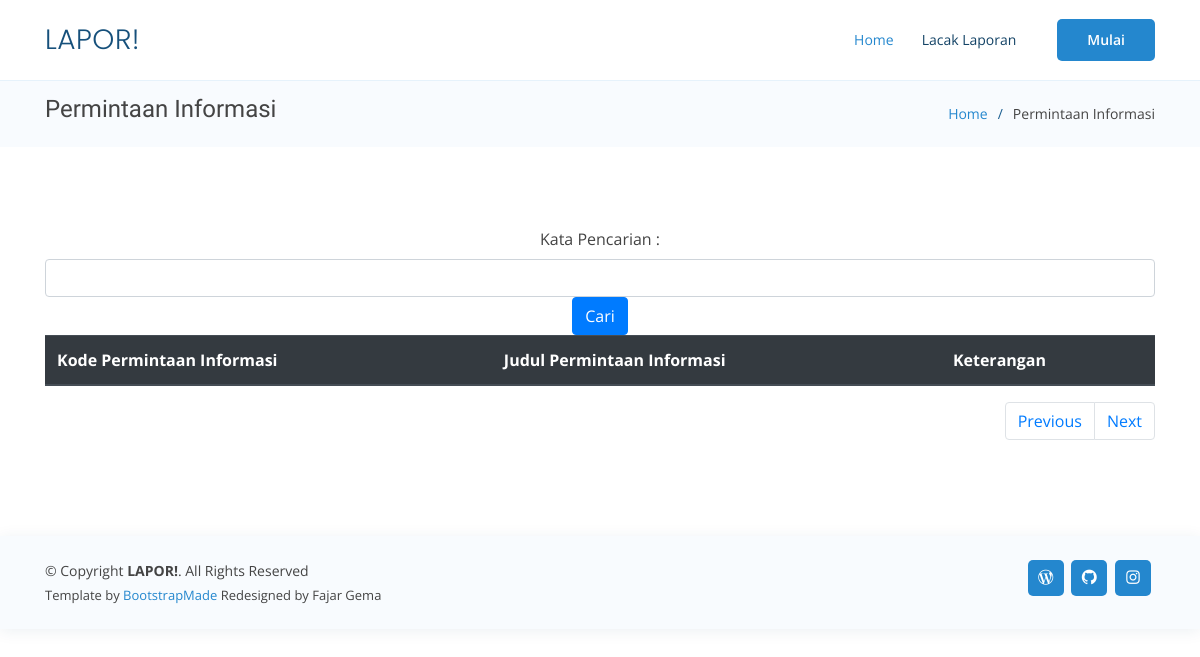
The app's page /cari-informasi.php, older data.
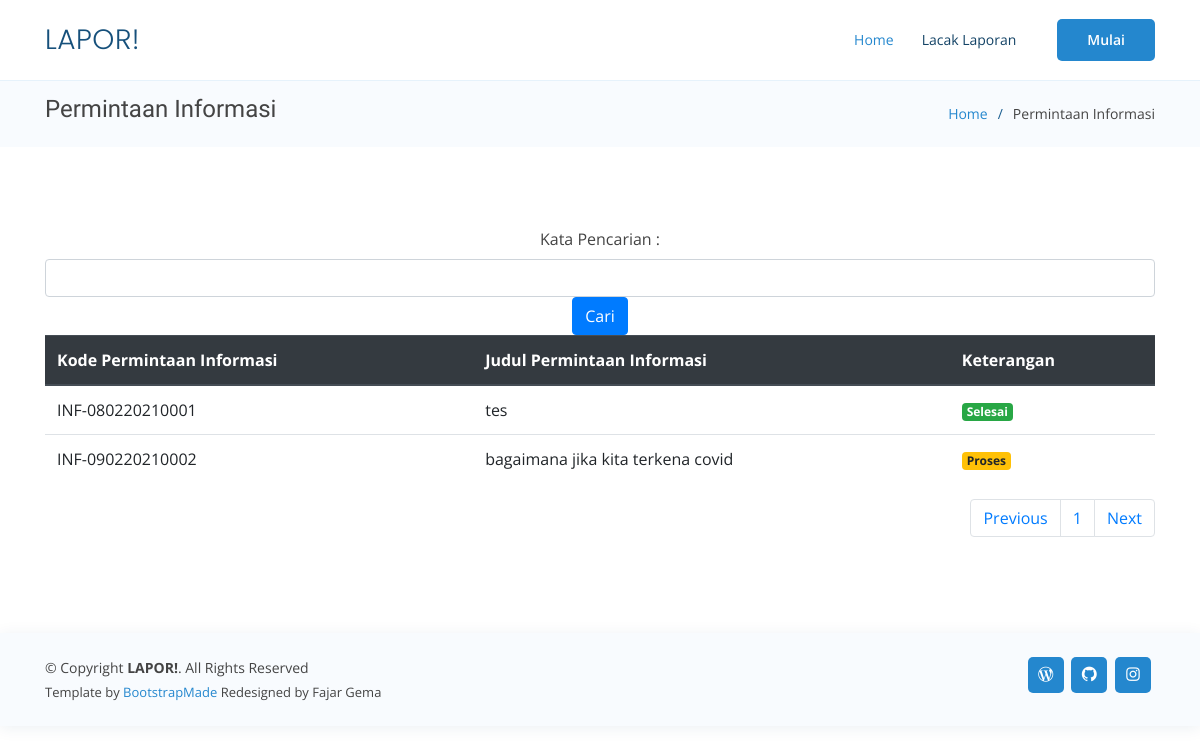
The same page, newer data.
### tables this page shows
CREATE TABLE `informasi` (
  `id_informasi` int(11) NOT NULL,
  `kode` varchar(255) NOT NULL,
  `judul` varchar(128) NOT NULL,
  `isi` text NOT NULL,
  `tgl_dikirim` date NOT NULL,
  `id_kategori` int(11) NOT NULL,
  `no_wa` varchar(20) NOT NULL,
  `stat` int(1) NOT NULL,
  `gambar` varchar(255) DEFAULT NULL
);

### cari-informasi.php (the view, shortened to what the changed rows need)
<!DOCTYPE html>
<html lang="en">
<head>
  <link href="assets/vendor/fontawesome-free/css/all.min.css" rel="stylesheet" type="text/css">
  <link href="assets/user/vendor/bootstrap/css/bootstrap.min.css" rel="stylesheet">
  <link href="assets/user/vendor/icofont/icofont.min.css" rel="stylesheet">
  <link href="assets/user/vendor/boxicons/css/boxicons.min.css" rel="stylesheet">
  <link href="assets/user/vendor/remixicon/remixicon.css" rel="stylesheet">
  <link href="assets/user/vendor/venobox/venobox.css" rel="stylesheet">
  <link href="assets/user/vendor/owl.carousel/assets/owl.carousel.min.css" rel="stylesheet">
  <link href="assets/user/vendor/aos/aos.css" rel="stylesheet">
  <link href="assets/user/css/style.css" rel="stylesheet">
</head>
<body>
  <header id="header" class="fixed-top">
    <div class="container d-flex align-items-center">
      <h1 class="logo mr-auto"><a href="index.html">LAPOR!</a></h1>
    </div>
  </header>
  <main id="main">
    <section class="breadcrumbs">
      <div class="container">
        <div class="d-flex justify-content-between align-items-center">
          <h2>Permintaan Informasi</h2>
        </div>
      </div>
    </section>
    <section class="inner-page">
      <div class="container">
        <table class="table">
            <thead class="thead-dark">
                <tr>
                    <th>Kode Permintaan Informasi</th>
                    <th>Judul Permintaan Informasi</th>
                    <th>Keterangan</th>
                </tr>
            </thead>
            <tbody>
                <?php
                include('config.php');
                $batas = 10;
				$halaman = isset($_GET['halaman'])?(int)$_GET['halaman'] : 1;
				$halaman_awal = ($halaman>1) ? ($halaman * $batas) - $batas : 0;
                    if(isset($_GET['kata_cari'])) {
                        $kata_cari = $_GET['kata_cari'];
                        $query = "SELECT * FROM informasi WHERE kode like '%".$kata_cari."%' ORDER BY id_informasi ASC";
                    } else {
                        $query = "SELECT * FROM informasi limit $halaman_awal, $batas";
                    }
                    $result = mysqli_query($db, $query);
                    $jumlah_data = mysqli_num_rows($result);
                    $total_halaman = ceil($jumlah_data / $batas);
                    while ($row = mysqli_fetch_assoc($result)) {
                ?>
                <tr>
                    <td><?php echo $row['kode']; ?></td>
                    <td><?php echo $row['judul']; ?></td>
                    <td>
                        <?php
                            if($row['stat'] == 0){
                                echo '<span class="badge badge-warning">Proses</span>';
                            } else if ($row['stat'] == 1) {
                                echo '<span class="badge badge-success">Selesai</span>';
                            } else {
                                echo 'Tidak di ketahui';
                            }
                        ?>
                    </td>
                </tr>
                <?php
                }
                ?>
            </tbody>
        </table>
        <nav>
			<ul class="pagination justify-content-end">
				<?php
				for($x=1;$x<=$total_halaman;$x++){
					?>
					<li class="page-item"><a class="page-link" href="?halaman=<?php echo $x ?>"><?php echo $x; ?></a></li>
					<?php
				}
				?>
			</ul>
		</nav>
      </div>
    </section>
  </main>
</body>
</html>

Row changes from the older to the newer data that the page shows:
added informasi: kode "INF-080220210001", judul "tes", stat "Selesai"
added informasi: kode "INF-090220210002", judul "bagaimana jika kita terkena covid", stat "Proses"
Text that changed along with them:
new list line: "1"
